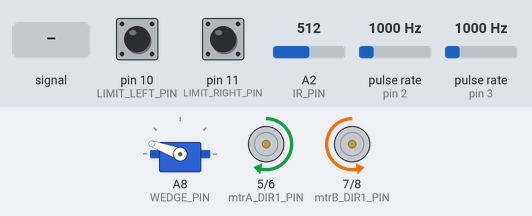
The program below on a simulated Teensy 3. Shown: servo, motor-driver pin pairs drawn as motors (green arrow = first pin HIGH = forward, orange = second pin HIGH = backward, longer = more drive, scaled by the enable pin). Wiring (inferred from the names in the program): 2 × pulse sensor: data pin 2 / data pin 3. The inputs (shaded band) are chosen by the test bench; at power-on: pulse rate (sensors on pin 2, pin 3) 1000 Hz, pin 10 (LIMIT_LEFT_PIN) LOW, pin 11 (LIMIT_RIGHT_PIN) LOW, A2 (IR_PIN) = 512.

Above: at 1.2 s.
1.3 s: A2 (IR_PIN) fed a 200 Hz sine of ±81 counts around its level
At 2.5 s:
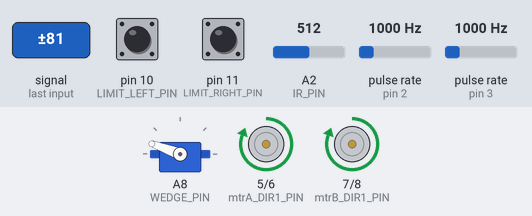
2.8 s: pulse rate (sensor on pin 2) set to 2500 Hz
At 3.2 s:
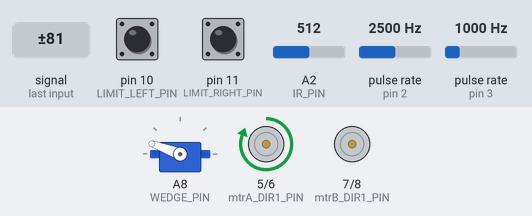
4.3 s: pulse rate (sensor on pin 3) set to 2500 Hz
At 4.7 s:
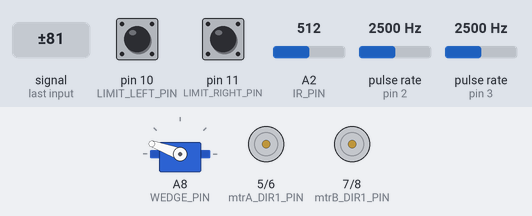
5.8 s: pin 10 (LIMIT_LEFT_PIN) pulled HIGH for 0.15 s
At 7.0 s:
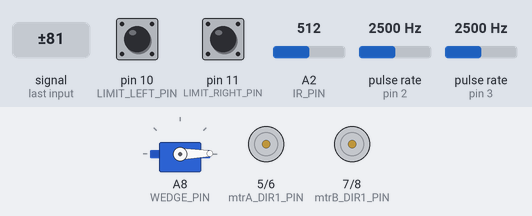
7.4 s: pulse rate (sensor on pin 2) set to 100 Hz
At 8.3 s:
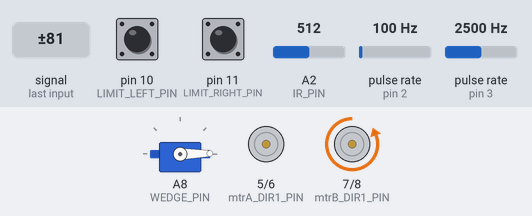
8.9 s: pulse rate (sensor on pin 3) set to 100 Hz
At 9.9 s:
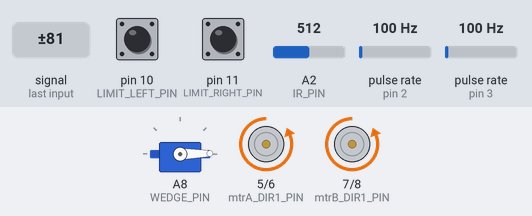
Timing chart, 0 to 11.4 s (numbered marks = the images above; inputs shaded):
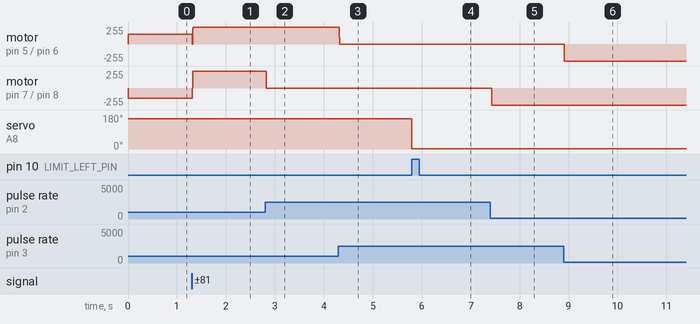

The program:

main.cpp
```cpp
#include <Arduino.h>
#include <Servo.h>

//Initialize Pins
IntervalTimer IRsensorTimer;
IntervalTimer rpmTimer;
Servo wedgeServo;

//MOTOR A
int mtrA_PWM_PIN = 4;
int mtrA_DIR1_PIN = 5;
int mtrA_DIR2_PIN = 6;

//MOTOR B
int mtrB_PWM_PIN = 9;
int mtrB_DIR1_PIN = 7;
int mtrB_DIR2_PIN = 8;

//SENSORS
int IR_PIN = 16;
int RPM_A_PIN = 3;
int RPM_B_PIN = 2;
int WEDGE_PIN = 22;
int LIMIT_LEFT_PIN = 10;
int LIMIT_RIGHT_PIN = 11;

//SERVO
int servoPos = 0;
int initialServoPos = 160;
int finalServoPos = 0;

//Global Variables
int currentReading = 0;
int previousReading = 0;
int IRsensor = 0;
int edgesA = 0;
int edgesB = 0;
float totalAError = 0;
float totalBError = 0;
int motorADutyCycle;
int motorBDutyCycle;
uint32_t endGameTime;

//CONSTANTS
#define GAME_TIME 130000000
#define PWM_FREQ 50000      //unit = hertz
#define SERIAL_BAUD 9600
#define SPIN_CYCLE_SPEED 150
#define DUTY_CYCLE_SPEED 185
#define IR_THRESHOLD 30
#define SPEED_RATIO 1.3
#define IR_PERIOD 500
#define MAX_DUTY_CYCLE 255
#define SECONDS_IN_MIN 60
#define COUNT_PER_REV 1120
#define MAX_MOTOR_SPEED 130
#define RPM_INTERVAL 10000 //unit = microseconds
#define KP_CONSTANT 1.92
#define A_KI_CONSTANT 0.22
#define B_KI_CONSTANT 0.09
#define MAX_PROPORTION 100
#define UPPER_IR_BOUND 200

//Functions
void spinRobot();
void handleGameEnded();
void checkGameEnded();
void handleOrienting();
void moveForwardLeft();
void moveForwardRight();
void IRsensorReading();
void dropWedge();
void pushRightWall();

void updateRPM();
void countFallingEdgesA();
void countFallingEdgesB();

void spinRobotLeft();
void spinRobotRight();

float microsecondsToSeconds(int time);
typedef enum {
  ENDED,
  ORIENTING,
  MOVING_LEFT,
  MOVING_RIGHT,
  PUSHING,
  TURNING_RIGHT,
  TURNING_LEFT
} States_t;

//Global Variables
States_t state;

float microsecondsToSeconds(int time) {
  return (float)time/1000000;
}

void setup() {
  Serial.begin(SERIAL_BAUD);
  wedgeServo.attach(WEDGE_PIN);

  //sensor PINs
  pinMode(LIMIT_LEFT_PIN, INPUT);
  pinMode(LIMIT_RIGHT_PIN, INPUT);
  pinMode(IR_PIN, INPUT);
  pinMode(RPM_A_PIN, INPUT);
  pinMode(RPM_B_PIN, INPUT);

  //motor PINs
  pinMode(mtrA_PWM_PIN, OUTPUT);
  pinMode(mtrA_DIR1_PIN, OUTPUT);
  pinMode(mtrA_DIR2_PIN, OUTPUT);
  analogWriteFrequency(mtrA_PWM_PIN, PWM_FREQ);
  pinMode(mtrB_PWM_PIN, OUTPUT);
  pinMode(mtrB_DIR1_PIN, OUTPUT);
  pinMode(mtrB_DIR2_PIN, OUTPUT);
  analogWriteFrequency(mtrB_PWM_PIN, PWM_FREQ);

  //Speed Ratio makes robot travel in a circle
  motorADutyCycle = DUTY_CYCLE_SPEED;
  motorBDutyCycle = DUTY_CYCLE_SPEED*SPEED_RATIO;

  //Game Setup
  IRsensorTimer.begin(IRsensorReading, IR_PERIOD);
  rpmTimer.begin(updateRPM, RPM_INTERVAL);
  rpmTimer.priority(0);
  attachInterrupt(digitalPinToInterrupt(RPM_A_PIN), countFallingEdgesA, FALLING);
  attachInterrupt(digitalPinToInterrupt(RPM_B_PIN), countFallingEdgesB, FALLING);
  wedgeServo.write(initialServoPos);

  //Start Game — Orient
  state = ORIENTING;
  endGameTime = millis() + GAME_TIME;
}
void loop() {

  if (state == ORIENTING) {
    handleOrienting();
  }

  if (state != ENDED) {
    checkGameEnded();
  }
}

/*Spins robot */
void spinRobot() {
  //spin robot
  digitalWrite(mtrA_DIR1_PIN, HIGH);
  digitalWrite(mtrA_DIR2_PIN, LOW);
  digitalWrite(mtrB_DIR1_PIN, LOW);
  digitalWrite(mtrB_DIR2_PIN, HIGH);
  //start motors
  analogWrite(mtrA_PWM_PIN, SPIN_CYCLE_SPEED);
  analogWrite(mtrB_PWM_PIN, SPIN_CYCLE_SPEED);
}

/*Checks if the current time has surpassed the end game time*/
void checkGameEnded() {
  static uint32_t last = millis();
  if (last > endGameTime) {
    handleGameEnded();
  }
}
/*Sets the state to be "ENDED" and stops the motors*/
void handleGameEnded() {
  state = ENDED;
  analogWrite(mtrB_PWM_PIN, 0);
  analogWrite(mtrA_PWM_PIN, 0);
}

/*Reads in the highest signal between the current and previous reading*/
void IRsensorReading() {
  currentReading = analogRead(IR_PIN);
  IRsensor = abs(currentReading - previousReading);
  previousReading = currentReading;
}

/*Spins the robot and checks if the IR Sensor has surpassed the set threshold*/
void handleOrienting() {
  spinRobot();

  if (IRsensor > IR_THRESHOLD && IRsensor < UPPER_IR_BOUND) {
    IRsensorTimer.end();
    attachInterrupt(digitalPinToInterrupt(LIMIT_LEFT_PIN), dropWedge, RISING);
    moveForwardLeft();
  }
}

/*Moves the robot left and sets the state to reflect so*/
void moveForwardLeft() {
  digitalWrite(mtrA_DIR1_PIN, HIGH);
  digitalWrite(mtrA_DIR2_PIN, LOW);
  digitalWrite(mtrB_DIR1_PIN, HIGH);
  digitalWrite(mtrB_DIR2_PIN, LOW);
  analogWrite(mtrA_PWM_PIN, motorADutyCycle);
  analogWrite(mtrB_PWM_PIN, motorBDutyCycle);
  state = MOVING_LEFT;
}

/*Moves the robot right and sets the state to reflect so*/
void moveForwardRight() {
  digitalWrite(mtrA_DIR1_PIN, LOW);
  digitalWrite(mtrA_DIR2_PIN, HIGH);
  digitalWrite(mtrB_DIR1_PIN, LOW);
  digitalWrite(mtrB_DIR2_PIN, HIGH);
  analogWrite(mtrA_PWM_PIN, motorADutyCycle);
  analogWrite(mtrB_PWM_PIN, motorBDutyCycle);
  state = MOVING_RIGHT;
}

/*Drops the wedge by lowering the servo motor*/
void dropWedge() {
  detachInterrupt(digitalPinToInterrupt(LIMIT_LEFT_PIN));
  for(servoPos = initialServoPos; servoPos > finalServoPos; servoPos -= 1) {
    wedgeServo.write(servoPos);
  }
  moveForwardRight();
  attachInterrupt(digitalPinToInterrupt(LIMIT_RIGHT_PIN), pushRightWall, RISING);
}

/*Sets the duty cycle for both motors to be 100%*/
void pushRightWall() {
  analogWrite(mtrA_PWM_PIN, MAX_DUTY_CYCLE);
  analogWrite(mtrB_PWM_PIN, MAX_DUTY_CYCLE);
  state = PUSHING;
}

/*Called every RPM_Interval — updates the duty cycle input based on the rpm output using
  integral control code */
void updateRPM() {
  if (state == MOVING_LEFT || state == MOVING_RIGHT) {
    float edges_per_rev = 1/(float)COUNT_PER_REV;

    //update Motor A speed
    float setPointRPMA = map(DUTY_CYCLE_SPEED, 0, MAX_DUTY_CYCLE,0, MAX_MOTOR_SPEED);
    float edgesA_per_time = edgesA/microsecondsToSeconds(RPM_INTERVAL);
    float measuredRPMA = edgesA_per_time*edges_per_rev*SECONDS_IN_MIN;
    float rpmAError = setPointRPMA - measuredRPMA;
    totalAError += rpmAError;
    float requestedADuty = KP_CONSTANT*(rpmAError + (A_KI_CONSTANT* totalAError));
    if (requestedADuty > MAX_PROPORTION) {
      requestedADuty = MAX_PROPORTION;
      totalAError -= rpmAError;
    } else if (requestedADuty < 0) {
      requestedADuty = 0;
      totalAError -= rpmAError;
    }
    motorADutyCycle = map(requestedADuty, 0, MAX_PROPORTION, 0, MAX_DUTY_CYCLE);

    //update Motor B speed
    float setPointRPMB = map(DUTY_CYCLE_SPEED*SPEED_RATIO, 0, MAX_DUTY_CYCLE,0, MAX_MOTOR_SPEED);
    float edgesB_per_time = edgesB/microsecondsToSeconds(RPM_INTERVAL);
    float measuredRPMB = edgesB_per_time*edges_per_rev*SECONDS_IN_MIN;
    float rpmBError = setPointRPMB - measuredRPMB;

    totalBError += rpmBError;
    float requestedBDuty = KP_CONSTANT*(rpmBError + (B_KI_CONSTANT* totalBError));
    if (requestedBDuty > MAX_PROPORTION) {
      requestedBDuty = MAX_PROPORTION;
      totalBError -= rpmBError;
    } else if (requestedBDuty < 0) {
      requestedBDuty = 0;
      totalBError -= rpmBError;
    }
    motorBDutyCycle = map(requestedBDuty, 0, MAX_PROPORTION, 0, MAX_DUTY_CYCLE);

    analogWrite(mtrA_PWM_PIN, motorADutyCycle);
    analogWrite(mtrB_PWM_PIN, motorBDutyCycle);

    //update edges
    edgesA = 0;
    edgesB = 0;

  }
}

/*Increases global variable, edgesA, everytime the rpmA output shows a falling edge*/
void countFallingEdgesA() {
  edgesA++;
}

/*Increases global variable, edgesB, everytime the rpmB output shows a falling edge*/
void countFallingEdgesB() {
  edgesB++;
}
```

Measured:
- after the input at 1.3 s, motor on pin 5 (mtrA_DIR1_PIN) / pin 6 (mtrA_DIR2_PIN): forward 150/255 → forward 255/255 at once; motor on pin 7 (mtrB_DIR1_PIN) / pin 8 (mtrB_DIR2_PIN): backward 150/255 → forward 255/255 at once
- after the input at 2.8 s, motor on pin 7 (mtrB_DIR1_PIN) / pin 8 (mtrB_DIR2_PIN): forward 255/255 → stopped at once
- after the input at 4.3 s, motor on pin 5 (mtrA_DIR1_PIN) / pin 6 (mtrA_DIR2_PIN): forward 255/255 → stopped at once
- after the input at 5.8 s, servo on A8 (WEDGE_PIN): 160° → 1° at once
- after the input at 7.4 s, motor on pin 7 (mtrB_DIR1_PIN) / pin 8 (mtrB_DIR2_PIN): stopped → backward 255/255 at once
- after the input at 8.9 s, motor on pin 5 (mtrA_DIR1_PIN) / pin 6 (mtrA_DIR2_PIN): stopped → backward 255/255 at once
